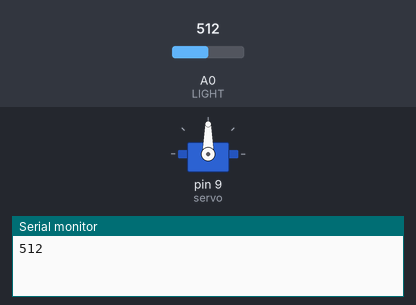
The sketch below on a simulated Arduino Uno, built with avr-gcc and run on an emulated ATmega328P. Shown: servo, the last lines printed to the serial monitor. The test bench sets the inputs (shaded band); at power-on: A0 (LIGHT) = 512.

Above: at 3.8 s.
3.9 s: A0 (LIGHT) set to 710
At 4.6 s:
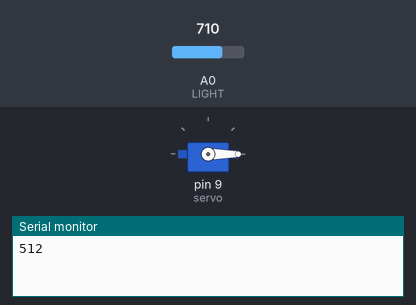
11.5 s: A0 (LIGHT) set to 690
19.2 s: A0 (LIGHT) set to 716
At 21.3 s:
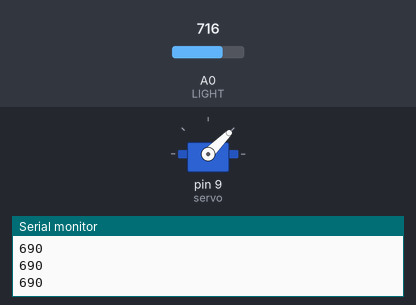
Timing chart, 0 to 32.5 s (numbered marks = the images above; inputs shaded):
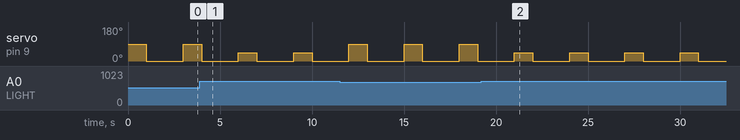

The sketch:

anhsang.ino
```cpp
// Anh sang
#include <Servo.h>
// analogRead
int LIGHT = 0;

Servo servo;
int val;

void setup() {
  servo.attach(9, 500, 2500);
  Serial.begin(9600);
}

void loop() {
  val = analogRead(LIGHT);
  if(val < 700){
    int angle = 90;
    servo.write(angle);
    delay(1000);
    servo.write(0);
    delay(1000);
  }
  else{
    int angle = 45;
    servo.write(angle);
    delay(1000);
    servo.write(0);
    delay(1000);
  }
  delay(1000);

  Serial.println(val);
}
```

Measured:
- by itself, servo on pin 9 (servo): alternates 45° for 1.0 s and 0° for 2.0 s
